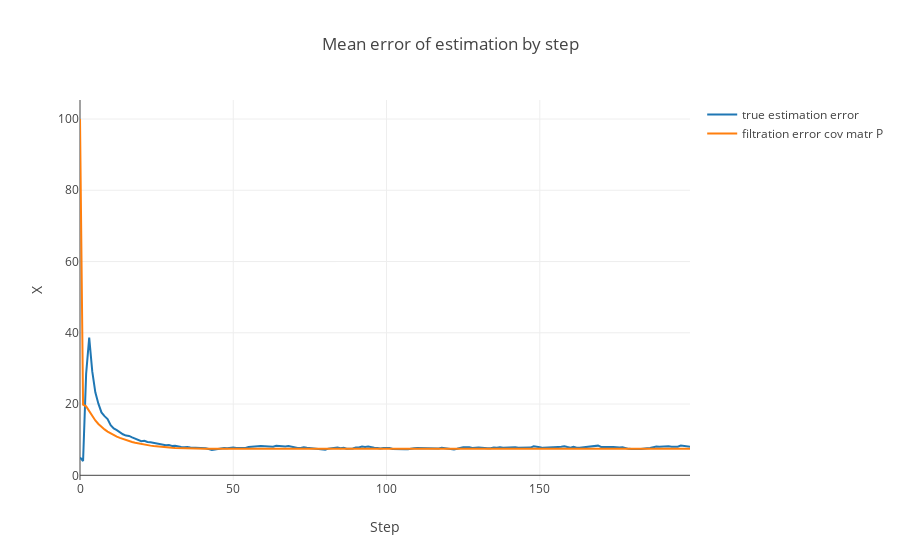

Write notebook code for a chart like this one.
### Markdown cell above
square root of the first diagonal element of 𝑃𝑖,𝑖 corresponds to standard deviation of estimation error of coordinate 𝑥𝑖.

### Code cell
data = [
    go.Scatter(
        y=error_e,
        name='true estimation error'
    ),
    go.Scatter(
        y=P_filtered,
        name='filtration error cov matr P'
    ),
]

layout= go.Layout(
    title= 'Mean error of estimation by step',
    xaxis= dict(
        title= 'Step',
    ),
    yaxis=dict(
        title= 'X',
    ),
    showlegend= True
)
fig= go.Figure(data=data, layout=layout)
iplot(fig)

### Figure 1 — Plotly figure (JSON) as saved in the notebook; plotly's stock layout.template omitted (floating-point values rounded to 4 significant figures; data arrays with more than 128 entries replaced by an {"elided": "..."} marker saying what was removed)
{"data": [{"name": "true estimation error", "type": "scatter", "uid": "8767a6cc-3438-11e9-8f0d-20c9d081d2d3", "y": {"elided": "200 float values"}}, {"name": "filtration error cov matr P", "type": "scatter", "uid": "8767aaf0-3438-11e9-a604-20c9d081d2d3", "y": {"elided": "200 float values"}}], "layout": {"showlegend": true, "title": "Mean error of estimation by step", "xaxis": {"title": "Step"}, "yaxis": {"title": "X"}}}
